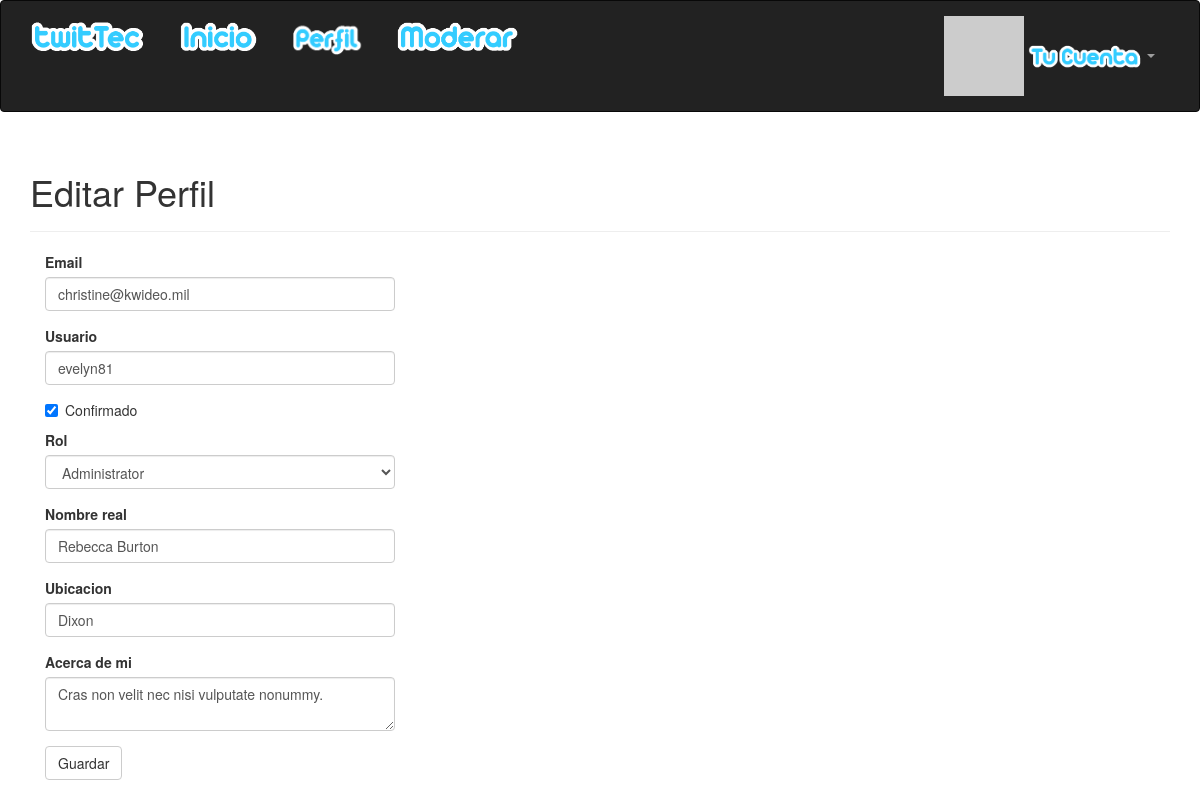
/edit-profile/3 (signed in), run on the app's committed database.
### app/models.py (models this page shows, shortened)
class User(UserMixin, db.Model):
    __tablename__ = 'users'
    id = db.Column(db.Integer, primary_key=True)
    email = db.Column(db.String(64), unique=True, index=True)
    username = db.Column(db.String(64), unique=True, index=True)
    role_id = db.Column(db.Integer, db.ForeignKey('roles.id'))
    password_hash = db.Column(db.String(128))
    confirmed = db.Column(db.Boolean, default=False)
    name = db.Column(db.String(64))
    location = db.Column(db.String(64))
    about_me = db.Column(db.Text())
    member_since = db.Column(db.DateTime(), default=datetime.utcnow)
    last_seen = db.Column(db.DateTime(), default=datetime.utcnow)
    avatar_hash = db.Column(db.String(32))
    posts = db.relationship('Post', backref='author', lazy='dynamic')
    followed = db.relationship('Follow',
                               foreign_keys=[Follow.follower_id],
                               backref=db.backref('follower', lazy='joined'),
                               lazy='dynamic',
                               cascade='all, delete-orphan')
    followers = db.relationship('Follow',
                                foreign_keys=[Follow.followed_id],
                                backref=db.backref('followed', lazy='joined'),
                                lazy='dynamic',
                                cascade='all, delete-orphan')
    comments = db.relationship('Comment', backref='author', lazy='dynamic')
    @property
    def password(self):
        raise AttributeError('password is not a readable attribute')
    def can(self, permissions):
        return self.role is not None and \
            (self.role.permissions & permissions) == permissions
    def ping(self):
        self.last_seen = datetime.utcnow()
        db.session.add(self)
    def gravatar(self, size=100, default='identicon', rating='g'):
        if request.is_secure:
            url = 'https://secure.gravatar.com/avatar'
        else:
            url = 'http://www.gravatar.com/avatar'
        hash = self.avatar_hash or hashlib.md5(
            self.email.encode('utf-8')).hexdigest()
        return '{url}/{hash}?s={size}&d={default}&r={rating}'.format(
            url=url, hash=hash, size=size, default=default, rating=rating)

### app/main/views.py (the view, shortened to what this page needs)
@main.route('/edit-profile/<int:id>', methods=['GET', 'POST'])
@login_required
@admin_required
def edit_profile_admin(id):
    user = User.query.get_or_404(id)
    form = EditProfileAdminForm(user=user)
    form.email.data = user.email
    form.username.data = user.username
    form.confirmed.data = user.confirmed
    form.role.data = user.role_id
    form.name.data = user.name
    form.location.data = user.location
    form.about_me.data = user.about_me
    return render_template('edit_profile.html', form=form, user=user)

### app/main/forms.py (shortened to what this page needs)
class EditProfileAdminForm(Form):
    email = StringField('Email', validators=[Required(), Length(1, 64),
                                             Email()])
    username = StringField('Usuario', validators=[
        Required(), Length(1, 64), Regexp('^[A-Za-z][A-Za-z0-9_.]*$', 0,
                                          'Los nombres de usuario solo pueden contener letras, numeros, puntos y guion bajo.')])
    confirmed = BooleanField('Confirmado')
    role = SelectField('Rol', coerce=int)
    name = StringField('Nombre real', validators=[Length(0, 64)])
    location = StringField('Ubicacion', validators=[Length(0, 64)])
    about_me = TextAreaField('Acerca de mi')
    submit = SubmitField('Guardar')
    def __init__(self, user, *args, **kwargs):
        super(EditProfileAdminForm, self).__init__(*args, **kwargs)
        self.role.choices = [(role.id, role.name)
                             for role in Role.query.order_by(Role.name).all()]
        self.user = user

### app/auth/views.py (called while the page is built)
@auth.before_app_request
def before_request():
    if current_user.is_authenticated:
        current_user.ping()
        if not current_user.confirmed \
                and request.endpoint[:5] != 'auth.' \
                and request.endpoint != 'static':
            return redirect(url_for('auth.unconfirmed'))

### app/main/__init__.py (called while the page is built)
@main.app_context_processor
def inject_permissions():
    return dict(Permission=Permission)

### app/models.py (called while the page is built)
@login_manager.user_loader
def load_user(user_id):
    return User.query.get(int(user_id))

### app/templates/edit_profile.html (shortened to what this page needs)
{% extends "base.html" %}
{% import "bootstrap/wtf.html" as wtf %}
{% block page_content %}
<div class="page-header">
    <h1>Editar Perfil</h1>
</div>
<div class="col-md-4">
    {{ wtf.quick_form(form) }}
</div>
{% endblock %}

### data on the page
User: email "christine@kwideo.mil", username "evelyn81", confirmed "☑", role "Administrator", name "Rebecca Burton", location "Dixon", about_me "Cras non velit nec nisi vulputate nonummy."
